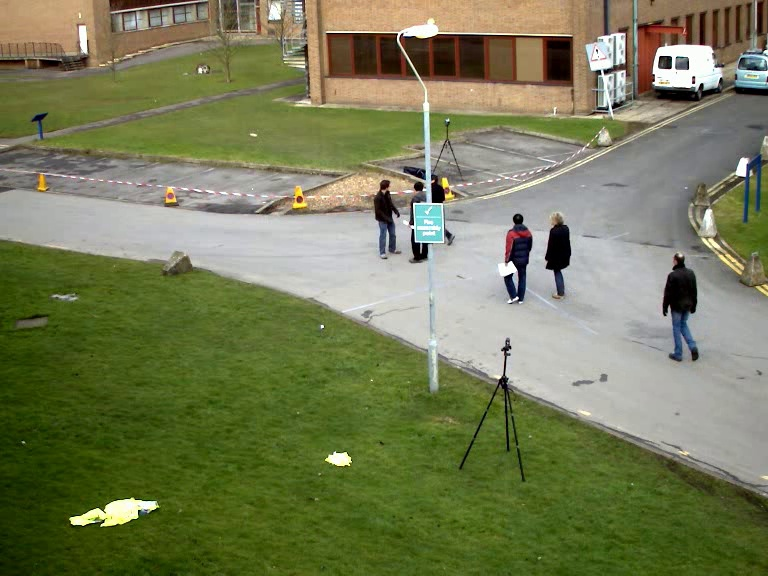
#> input picture hello/opencv/hog/people.jpg, 768 x 576 px
$ python people1.py
#> lines starting #> are read from the running program, lines starting #| are printed output that depends on the picture; after the words box and inside, x2 and y2 are one past the last pixel; in counts of white or black regions, pixels touching at a corner belong together

import cv2
import numpy as np

def is_inside(o, i):
    ox, oy, ow, oh = o
    ix, iy, iw, ih = i
    return ox > ix and oy > iy and ox + ow < ix + iw and oy + oh < iy + ih


def draw_person(image, person):
    x, y, w, h = person
    cv2.rectangle(img , (x,y), (x+w, y+h), (0,255,255), 2)


img = cv2.imread('people.jpg')
#> img is the input picture: shape (576, 768, 3); mean B, G, R 86.7, 123.8, 118.5
hog = cv2.HOGDescriptor()
hog.setSVMDetector(cv2.HOGDescriptor_getDefaultPeopleDetector())

found, w = hog.detectMultiScale(img)
#> found = [[484, 193, 68, 137], [525, 193, 68, 135], [643, 230, 78, 157], [358, 122, 86, 172]]; w = [3.29, 2.49, 4.05, 0.345]

found_filtered = []

for ri, r in enumerate(found):
    for qi, q in enumerate(found):
        if ri != qi and is_inside(r, q):
            break
    else:
        found_filtered.append(r)
#> this loop made 4 passes
#> after the loop, found_filtered has the same summary as found
for person in found_filtered:
    draw_person(img, person)
#> this loop made 4 passes
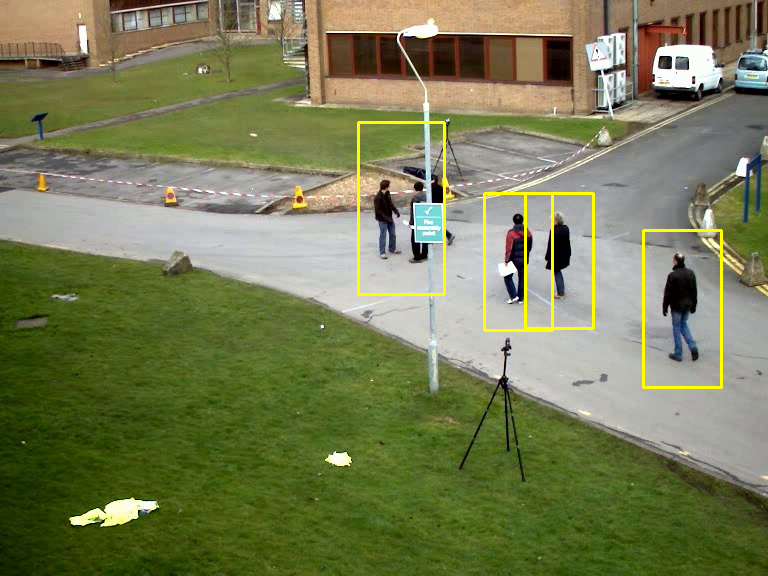
#> img: shape (576, 768, 3); 1.19% of pixels changed, all inside (x1, y1, x2, y2) = (357, 121, 723, 389)

cv2.imshow('People', img)
cv2.waitKey(0)
cv2.destroyAllWindows()
